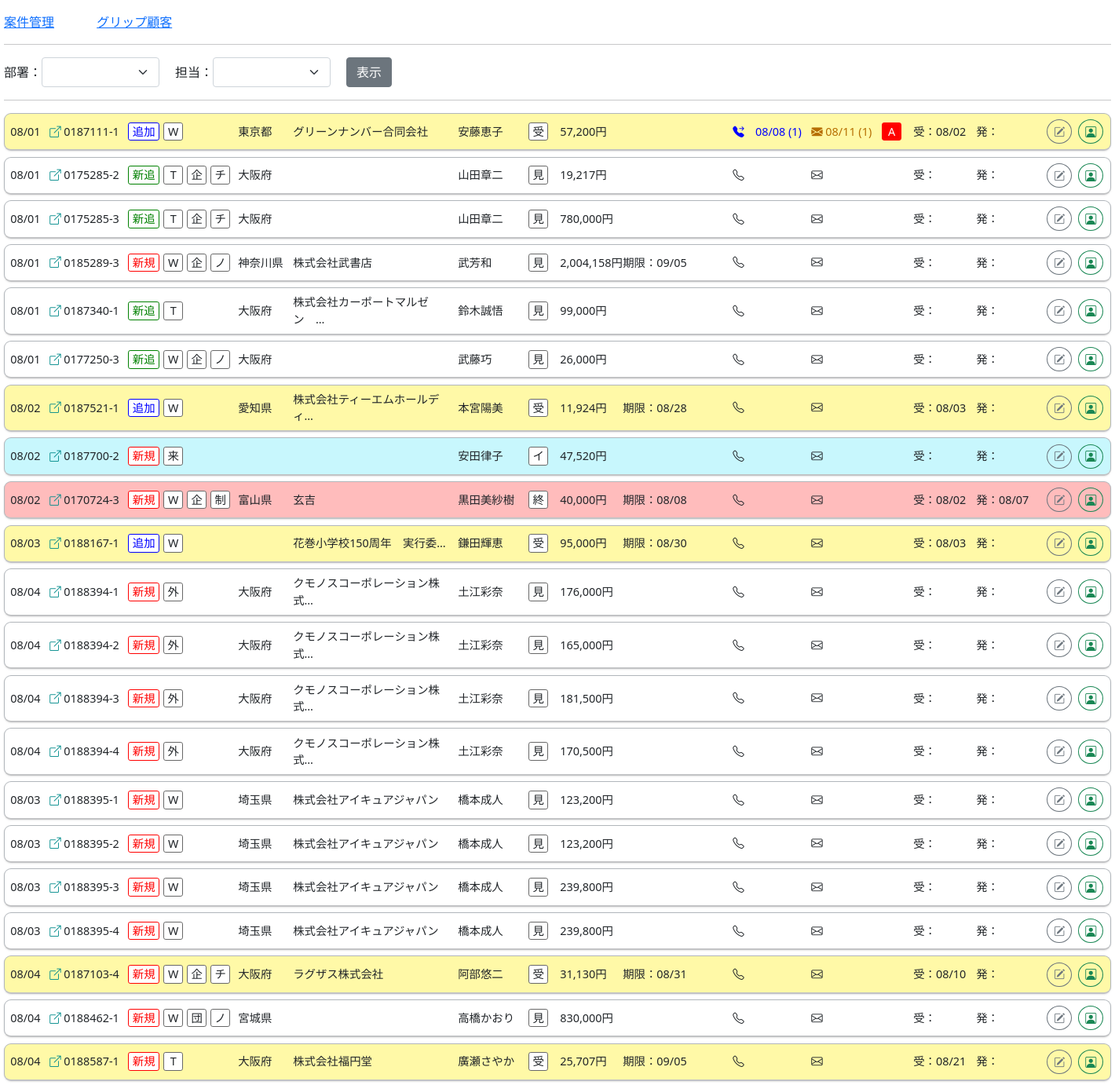
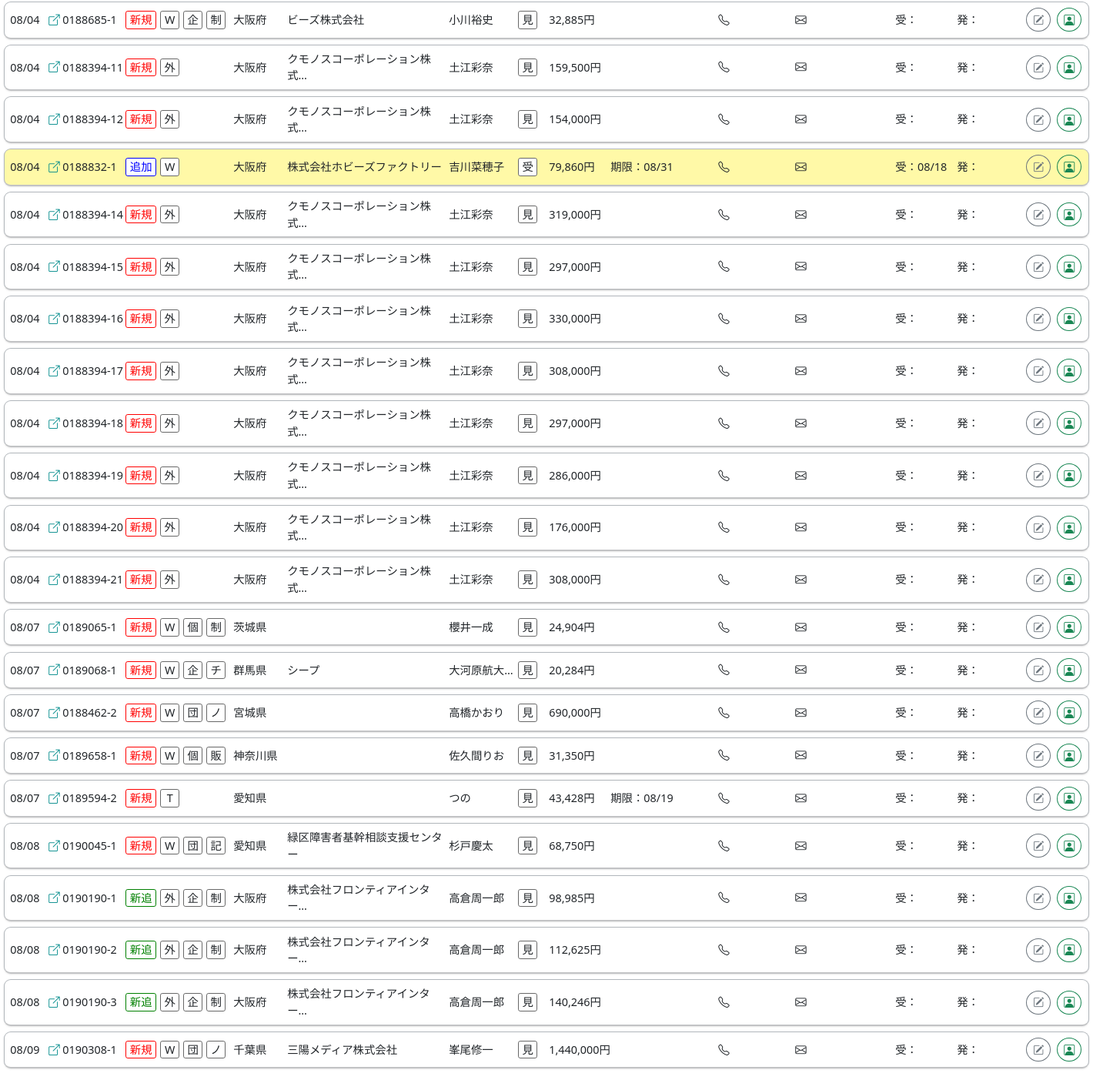
The page / on the database its author committed (2 pictures, top to bottom).
### sfa/models.py (models this page shows, shortened)
class Sfa_data(models.Model):
    mitsu_id=models.CharField("見積ID",max_length=10)
    mitsu_num=models.CharField("見積番号",max_length=10)
    mitsu_ver=models.CharField("見積バージョン",max_length=10)
    status=models.CharField("ステータス",max_length=10)
    order_kubun=models.CharField("注文区分",max_length=10)
    use_kubun=models.CharField("利用区分",max_length=10,blank=True)
    use_youto=models.CharField("使用用途",max_length=30,blank=True)
    nouhin_kigen=models.CharField("納品期限日",max_length=10,blank=True)
    nouhin_shitei=models.CharField("納品指定日",max_length=10,blank=True)
    mitsu_day=models.CharField("初回見積日",max_length=10)
    juchu_day=models.CharField("受注日",max_length=10,blank=True)
    hassou_day=models.CharField("発送完了日",max_length=10,blank=True)
    cus_id=models.CharField("顧客ID",max_length=10)
    sei=models.CharField("姓",max_length=10)
    mei=models.CharField("名",max_length=10)
    tel=models.CharField("電話番号",max_length=15,blank=True,default="")
    tel_mob=models.CharField("携帯番号",max_length=15,blank=True,default="")
    mail=models.CharField("メール",max_length=50,blank=True)
    pref=models.CharField("都道府県",max_length=10)
    com=models.CharField("会社名",max_length=50,blank=True)
    keiro=models.CharField("流入経路",max_length=10)
    money=models.IntegerField("金額",default=0)
    pay=models.CharField("支払方法",max_length=30,default="")
    kakudo=models.CharField("確度",max_length=5,blank=True)
    bikou=models.TextField("備考",blank=True)
    busho_id=models.CharField("部署ID",max_length=5,default="")
    tantou_id=models.CharField("担当ID",max_length=5,default="")
    show=models.IntegerField("表示",default=0)

### sfa/views.py (the view)
# urls.py: path('', index, name="index"),
def index(request):
    ins=Sfa_data.objects.all()
    list=[]
    for i in ins:
        dic={}
        dic["mitsu_id"]=i.mitsu_id
        dic["cus_id"]=i.cus_id
        dic["mitsu_day"]=i.mitsu_day[5:].replace("-","/")
        dic["mitsu_num"]=i.mitsu_num + "-" + i.mitsu_ver
        dic["order_kubun"]=i.order_kubun
        dic["keiro"]=i.keiro[:1]
        dic["use_kubun"]=i.use_kubun[:1]
        d={"チームウェア・アイテム":"チ","制服・スタッフウェア":"制","販促・ノベルティ":"ノ",
          "記念品・贈答品":"記","販売":"販","自分用":"自","その他":"他","":""}
        dic["use_youto"]=d[i.use_youto]
        dic["pref"]=i.pref
        dic["com"]=i.com
        dic["cus"]=i.sei + i.mei
        d={"見積送信":"見","イメージ":"イ","受注":"受","発送完了":"発","終了":"終","失注":"失","連絡待ち":"待"}
        dic["status"]=d[i.status]
        dic["money"]=i.money
        if i.nouhin_kigen != "":
            dic["nouki"]="期限：" + i.nouhin_kigen[5:].replace("-","/")
        elif i.nouhin_shitei != "":
            dic["nouki"]="指定：" +i.nouhin_shitei[5:].replace("-","/")
        else:
            dic["nouki"]=""
        dic["kakudo"]=i.kakudo
        dic["juchu"]=i.juchu_day[5:].replace("-","/")
        dic["hassou"]=i.hassou_day[5:].replace("-","/")
        tel_count=Sfa_action.objects.filter(mitsu_id=i.mitsu_id,type=1).count()
        if tel_count > 0:
            act_tel=Sfa_action.objects.filter(mitsu_id=i.mitsu_id,type=1).latest("day")
            dic["tel"]=act_tel.day[5:].replace("-","/") + " (" + str(tel_count) + ")"
            if act_tel.tel_result=="対応":
                dic["tel_result"]=1
            else:
                dic["tel_result"]=2
        else:
            dic["tel_result"]=0
        mail_count=Sfa_action.objects.filter(mitsu_id=i.mitsu_id,type=2).count()
        if mail_count > 0:
            act_mail=Sfa_action.objects.filter(mitsu_id=i.mitsu_id,type=2).latest("day")
            dic["mail"]=act_mail.day[5:].replace("-","/") + " (" + str(mail_count) + ") "
            dic["mail_result"]=1
        else:
            dic["mail_result"]=0
        today=str(date.today())
        alert_count=Sfa_action.objects.filter(mitsu_id=i.mitsu_id,type=4,alert_check=0,day__lte=today).count()
        dic["alert"]=alert_count
        list.append(dic)
    return render(request,"sfa/index.html",{"list":list})

### sfa/templates/sfa/index.html (shortened to what this page needs)
{% load static %}
{% load humanize %}
<!DOCTYPE html>
<html lang="ja">
<head>
    <link rel="stylesheet" href="{% static 'main.css' %}">
    <link href="https://cdn.jsdelivr.net/npm/bootstrap@5.0.2/dist/css/bootstrap.min.css" rel="stylesheet">
    <link rel="stylesheet" href="https://cdn.jsdelivr.net/npm/bootstrap-icons@1.8.0/font/bootstrap-icons.css">
</head>
<body>
    <div class="mt-3 mb-5">
        <div style="margin: 0 auto; width: 1410px;">
            <div >
                <span><a href="{% url 'sfa:index' %}">案件管理</a></span>
                <span style="margin-left: 50px;"><a href="{% url 'crm:grip_index' %}">グリップ顧客</a></span>
            </div>
            <hr>
            <div class="flex">
                <div>部署：</div>
                <div>
                    <select class="form-select" name="busho" id="busho" style="width: 150px;">
                        <option></option>
                        <option>東京チーム</option>
                    </select>
                </div>
                <div style="margin-left: 20px;">担当：</div>
                <div>
                    <select class="form-select" name="tantou" id="tantou" style="width: 150px;"></select>
                </div>
                <div style="margin-left: 20px;">
                    <button type="button" class="btn btn-secondary">表示</button>
                </div>
            </div>
            <hr>
            <div>
                {% for i in list %}
                {% if i.status == "見" %}
                <div class="flex sfa_main" style="background-color: #FFF;">
                {% elif i.status == "イ" %}
                <div class="flex sfa_main" style="background-color: #c8f7fd;">
                {% elif i.status == "受" %}
                <div class="flex sfa_main" style="background-color: #fff9a7;">
                {% elif i.status == "発" %}
                <div class="flex sfa_main" style="background-color: #dbbbff;">
                {% elif i.status == "終" %}
                <div class="flex sfa_main" style="background-color: #ffbcbc;">
                {% elif i.status == "失" %}
                <div class="flex sfa_main" style="background-color: #c5c5c5;">
                {% elif i.status == "待" %}
                <div class="flex sfa_main" style="background-color: #FFF;">
                {% endif %}
                    <div style="width: 50px;">{{i.mitsu_day}}</div>
                    <div style="width: 100px;">
                        <span style="color: #008b8b;"><i class="bi bi-box-arrow-up-right"></i></span> {{i.mitsu_num}}
                    </div>
                    <div style="width: 45px;">
                        {% if i.order_kubun == "新規" %}
                            <div class="order order_1">新規</div>
                        {% elif i.order_kubun == "追加" %}
                            <div class="order order_2">追加</div>
                        {% elif i.order_kubun == "追加新柄" %}
                            <div class="order order_3">新追</div>
                        {% endif %}
                    </div>
                    <div style="width: 30px;">
                        {% if i.keiro %}<div class="order_use">{{i.keiro}}</div>{% endif %}
                    </div>
                    <div style="width: 30px;">
                        {% if i.use_kubun %}<div class="order_use">{{i.use_kubun}}</div>{% endif %}
                    </div>
                    <div style="width: 35px;">
                        {% if i.use_youto %}<div class="order_use">{{i.use_youto}}</div>{% endif %}
                    </div>
                    <div style="width: 70px;">{{i.pref}}</div>
                    <div style="width: 210px;">{{i.com | truncatechars:15}}</div>
                    <div style="width: 90px;">{{i.cus | truncatechars:6}}</div>
                    <div style="width: 40px;"><div class="order_use">{{i.status}}</div></div>
                    <div style="width: 80px;">{{i.money | intcomma}}円</div>
                    <div style="width: 100px;">{{i.nouki}}</div>
                    <div style="width: 100px;">
                        {% if i.tel_result == 0 %}
                            <span><i class="bi bi-telephone"></i></span>
                        {% elif i.tel_result == 1 %}
                            <span style="color: blue;"><i class="bi bi-telephone-forward-fill"></i>　{{i.tel}}</span>
                        {% elif i.tel_result == 2 %}
                            <span style="color: gray"><i class="bi bi-telephone-x-fill"></i>　{{i.tel}}</span>
                        {% endif %}
                    </div>
                    <div style="width: 90px;">
                        {% if i.mail_result == 0 %}
                            <span><i class="bi bi-envelope"></i></span>
                        {% else %}
                            <span style="color: #b66d00;"><i class="bi bi-envelope-fill"></i> {{i.mail}}</span>
                        {% endif %}
                    </div>
                    <div style="width: 40px;">
                        {% if i.kakudo == "A" %}
                            <div class="kakudo kakudo_A">A</div>
                        {% elif i.kakudo == "B" %}
                            <div class="kakudo kakudo_B">B</div>
                        {% elif i.kakudo == "C" %}
                            <div class="kakudo kakudo_C">C</div>
                        {% endif %}</div>
                    <div style="width: 80px;">受：{{i.juchu}}</div>
                    <div style="width: 90px;">発：{{i.hassou}}</div>
                    <div style="width: 40px;" id="{{i.mitsu_id}}" name="sfa_list">
                        <button type="button" class="btn btn-outline-secondary btn-sm" style="border-radius: 50%;" data-bs-toggle="modal" data-bs-target="#modal_est">
                            <i class="bi bi-pencil-square"></i>
                        </button>
                    </div>
                    <div style="width: 30px;" id="{{i.cus_id}}" name="crm_list">
                        <button type="button" class="btn btn-outline-success btn-sm" style="border-radius: 50%;">
                            <i class="bi bi-person-square"></i>
                        </button>
                    </div>
                </div>
                {% endfor %}
            </div>
        </div>
    </div>
</body>
</html>

### crm/static/main.css (style rules this page uses)
.flex { display: flex; flex-wrap: wrap; align-items: center; }
.sfa_main { padding: 0.5em 0.5em; margin-top: 0.5em; border: solid 0.5px #b1b6bb; border-bottom: solid 2px #c2c3c5; box-shadow: 0px 1px 2px rgb(150 150 150 / 25%); border-radius: 9px; font-size: 0.9em; }
.order { background-color:white; width: 40px; padding: 0 0.2em; border-radius: 0.2em; text-align: center; }
.order_1 { color: red; border: 1px solid red; }
.order_2 { color: blue; border: 1px solid blue; }
.order_3 { color: green; border: 1px solid green; }
.order_use { background-color: white; border: 1px solid #686868; width: 25px; padding: 0 0.2em; border-radius: 0.2em; text-align: center; }
.kakudo { color: white; width: 25px; padding: 0 0.2em; border-radius: 0.2em; text-align: center; }
.kakudo_A { background-color:red; border: 1px solid red; }

### rows shown on the page
Sfa_data: pref "東京都", com "グリーンナンバー合同会社"
Sfa_data: pref "大阪府"
Sfa_data: pref "大阪府"
Sfa_data: pref "神奈川県", com "株式会社武書店"
Sfa_data: pref "大阪府", com "株式会社カーポートマルゼン …"
Sfa_data: pref "大阪府"
Sfa_data: pref "愛知県", com "株式会社ティーエムホールディ…"
Sfa_data: pref "富山県", com "玄吉"
Sfa_data: com "花巻小学校150周年 実行委…"
Sfa_data: pref "大阪府", com "クモノスコーポレーション株式…"
Sfa_data: pref "大阪府", com "クモノスコーポレーション株式…"
Sfa_data: pref "大阪府", com "クモノスコーポレーション株式…"
Sfa_data: pref "大阪府", com "クモノスコーポレーション株式…"
Sfa_data: pref "埼玉県", com "株式会社アイキュアジャパン"
Sfa_data: pref "埼玉県", com "株式会社アイキュアジャパン"
Sfa_data: pref "埼玉県", com "株式会社アイキュアジャパン"
Sfa_data: pref "埼玉県", com "株式会社アイキュアジャパン"
Sfa_data: pref "大阪府", com "ラグザス株式会社"
Sfa_data: pref "宮城県"
Sfa_data: pref "大阪府", com "株式会社福円堂"
Sfa_data: pref "大阪府", com "ビーズ株式会社"
Sfa_data: pref "大阪府", com "クモノスコーポレーション株式…"
Sfa_data: pref "大阪府", com "クモノスコーポレーション株式…"
Sfa_data: pref "大阪府", com "株式会社ホビーズファクトリー"
Sfa_data: pref "大阪府", com "クモノスコーポレーション株式…"
Sfa_data: pref "大阪府", com "クモノスコーポレーション株式…"
Sfa_data: pref "大阪府", com "クモノスコーポレーション株式…"
Sfa_data: pref "大阪府", com "クモノスコーポレーション株式…"
Sfa_data: pref "大阪府", com "クモノスコーポレーション株式…"
Sfa_data: pref "大阪府", com "クモノスコーポレーション株式…"
Sfa_data: pref "大阪府", com "クモノスコーポレーション株式…"
Sfa_data: pref "大阪府", com "クモノスコーポレーション株式…"
Sfa_data: pref "茨城県"
Sfa_data: pref "群馬県", com "シープ"
Sfa_data: pref "宮城県"
Sfa_data: pref "神奈川県"
Sfa_data: pref "愛知県", cus "つの"
Sfa_data: pref "愛知県", com "緑区障害者基幹相談支援センター"
Sfa_data: pref "大阪府", com "株式会社フロンティアインター…"
Sfa_data: pref "大阪府", com "株式会社フロンティアインター…"
Sfa_data: pref "大阪府", com "株式会社フロンティアインター…"
Sfa_data: pref "千葉県", com "三陽メディア株式会社"

### other values the page prints
{{ i.mitsu_day }} "08/01" "08/01" "08/01" "08/01" "08/01" "08/01" "08/02" "08/02" "08/02" "08/03" "08/04" "08/04" "08/04" "08/04" "08/03" "08/03" "08/03" "08/03" "08/04" "08/04" "08/04" "08/04" "08/04" "08/04" "08/04" "08/04" "08/04" "08/04" "08/04" "08/04" "08/04" "08/04" "08/04" "08/07" "08/07" "08/07" "08/07" "08/07" "08/08" "08/08" "08/08" "08/08" "08/09"
{{ i.mitsu_num }} "0187111-1" "0175285-2" "0175285-3" "0185289-3" "0187340-1" "0177250-3" "0187521-1" "0187700-2" "0170724-3" "0188167-1" "0188394-1" "0188394-2" "0188394-3" "0188394-4" "0188395-1" "0188395-2" "0188395-3" "0188395-4" "0187103-4" "0188462-1" "0188587-1" "0188685-1" "0188394-11" "0188394-12" "0188832-1" "0188394-14" "0188394-15" "0188394-16" "0188394-17" "0188394-18" "0188394-19" "0188394-20" "0188394-21" "0189065-1" "0189068-1" "0188462-2" "0189658-1" "0189594-2" "0190045-1" "0190190-1" "0190190-2" "0190190-3" "0190308-1"
{{ i.keiro }} "W" "T" "T" "W" "T" "W" "W" "来" "W" "W" "外" "外" "外" "外" "W" "W" "W" "W" "W" "W" "T" "W" "外" "外" "W" "外" "外" "外" "外" "外" "外" "外" "外" "W" "W" "W" "W" "T" "W" "外" "外" "外" "W"
{{ i.cus | truncatechars:6 }} "安藤恵子" "山田章二" "山田章二" "武芳和" "鈴木誠悟" "武藤巧" "本宮陽美" "安田律子" "黒田美紗樹" "鎌田輝恵" "土江彩奈" "土江彩奈" "土江彩奈" "土江彩奈" "橋本成人" "橋本成人" "橋本成人" "橋本成人" "阿部悠二" "高橋かおり" "廣瀬さやか" "小川裕史" "土江彩奈" "土江彩奈" "吉川菜穂子" "土江彩奈" "土江彩奈" "土江彩奈" "土江彩奈" "土江彩奈" "土江彩奈" "土江彩奈" "土江彩奈" "櫻井一成" "大河原航大…" "高橋かおり" "佐久間りお" "杉戸慶太" "高倉周一郎" "高倉周一郎" "高倉周一郎" "峯尾修一"
{{ i.status }} "受" "見" "見" "見" "見" "見" "受" "イ" "終" "受" "見" "見" "見" "見" "見" "見" "見" "見" "受" "見" "受" "見" "見" "見" "受" "見" "見" "見" "見" "見" "見" "見" "見" "見" "見" "見" "見" "見" "見" "見" "見" "見" "見"
{{ i.money | intcomma }} "57,200" "19,217" "780,000" "2,004,158" "99,000" "26,000" "11,924" "47,520" "40,000" "95,000" "176,000" "165,000" "181,500" "170,500" "123,200" "123,200" "239,800" "239,800" "31,130" "830,000" "25,707" "32,885" "159,500" "154,000" "79,860" "319,000" "297,000" "330,000" "308,000" "297,000" "286,000" "176,000" "308,000" "24,904" "20,284" "690,000" "31,350" "43,428" "68,750" "98,985" "112,625" "140,246" "1,440,000"
{{ i.tel }} "08/08 (1)"
{{ i.mail }} "08/11 (1)"
{{ i.juchu }} "08/02" "08/03" "08/02" "08/03" "08/10" "08/21" "08/18"
{{ i.use_kubun }} "企" "企" "企" "企" "企" "企" "団" "企" "個" "企" "団" "個" "団" "企" "企" "企" "団"
{{ i.use_youto }} "チ" "チ" "ノ" "ノ" "制" "チ" "ノ" "制" "制" "チ" "ノ" "販" "記" "制" "制" "制" "ノ"
{{ i.nouki }} "期限：09/05" "期限：08/28" "期限：08/08" "期限：08/30" "期限：08/31" "期限：09/05" "期限：08/31" "期限：08/19"
{{ i.hassou }} "08/07"
